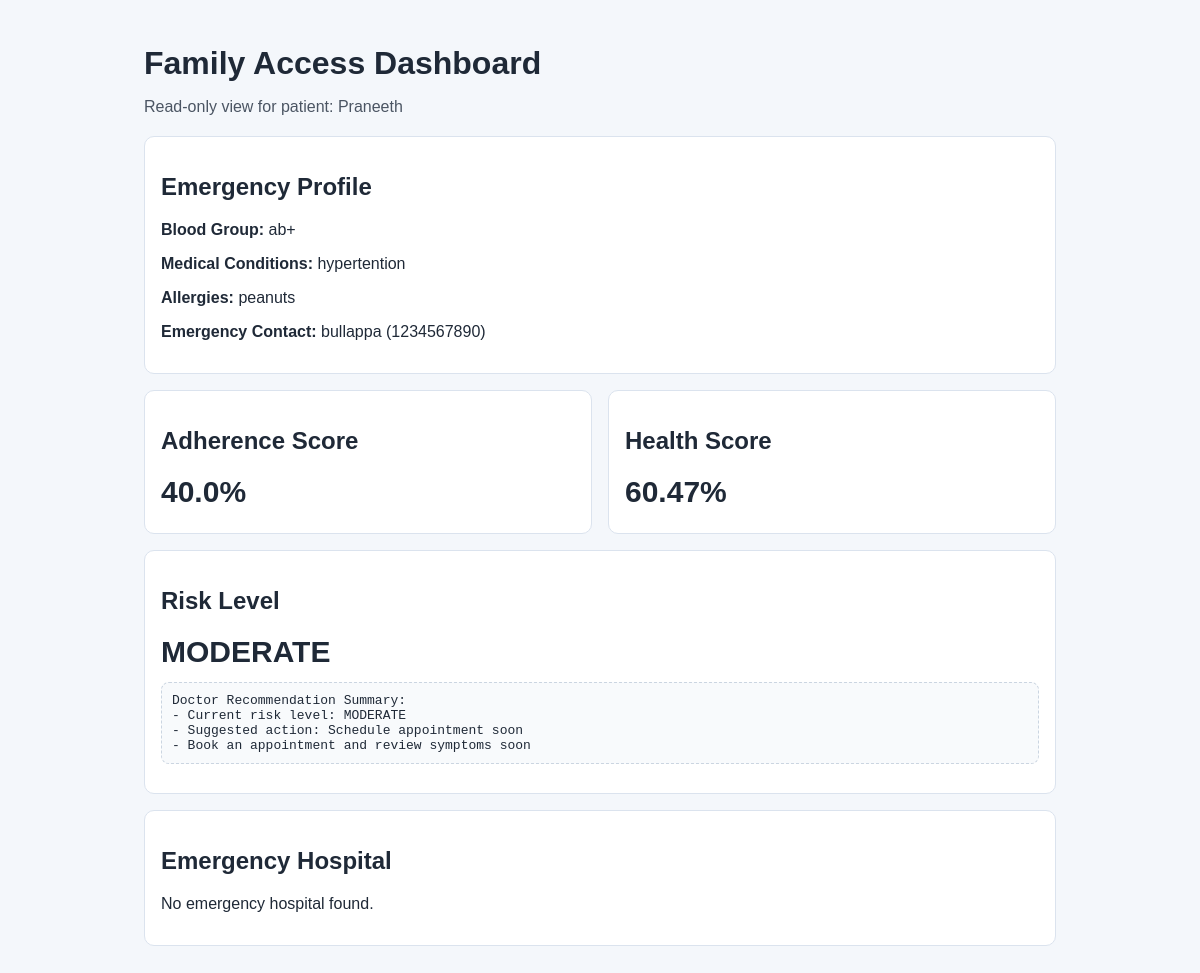
Page /family/1/dashboard on the committed database.
### tables this page shows
CREATE TABLE User (
            id INTEGER PRIMARY KEY AUTOINCREMENT,
            name TEXT NOT NULL,
            age INTEGER NOT NULL,
            gender TEXT NOT NULL,
            location TEXT NOT NULL,
            condition TEXT NOT NULL,
            income_range TEXT,
            insurance_level TEXT,
            budget_preference REAL NOT NULL
        , blood_group TEXT, allergies TEXT, medical_conditions TEXT, emergency_contact_name TEXT, emergency_contact_phone TEXT);

### app.py (the view)
@app.route("/family/<int:user_id>/dashboard")
def family_dashboard(user_id):
    user = get_user(user_id)
    if not user:
        abort(404)
    adherence = calculate_adherence_score(user_id)
    risk_snapshot = calculate_patient_risk(user_id)
    recommendation = generate_doctor_recommendation(risk_snapshot["risk"])
    recommendation_explanation = generate_doctor_recommendation_explanation(
        risk_snapshot["risk"], recommendation
    )
    emergency_hospital = recommend_emergency_hospital(user["location"])
    return render_template(
        "family_dashboard.html",
        user=user,
        adherence=adherence,
        risk_snapshot=risk_snapshot,
        recommendation=recommendation,
        recommendation_explanation=recommendation_explanation,
        emergency_hospital=emergency_hospital,
    )

### adherence_tracker.py (called while the page is built)
def calculate_adherence_score(user_id):
    medicines = get_user_medicines(user_id)
    if not medicines:
        return {"ratio": 0.0, "percentage": 0.0, "taken": 0, "total": 0}
    taken = sum(m["taken_count"] for m in medicines)
    total = sum(m["total_count"] for m in medicines)
    ratio = (taken / total) if total > 0 else 0.0
    return {
        "ratio": round(ratio, 4),
        "percentage": round(ratio * 100, 2),
        "taken": taken,
        "total": total,
    }

### app.py (called while the page is built)
@app.before_request
def setup_database_once():
    init_db()

### carebridge_engine.py (called while the page is built)
def _calculate_health_percentage(user_id, adherence_ratio):
    latest_log = get_latest_health_log(user_id)
    if not latest_log:
        return 0.0
    summary = compute_health_stability(
        sleep_hours=latest_log["sleep_hours"],
        stress_level=latest_log["stress_level"],
        energy_level=latest_log["energy_level"],
        adherence_score=adherence_ratio,
    )
    return float(summary["health_percentage"])

def calculate_patient_risk(user_id):
    adherence = calculate_adherence_score(user_id)
    adherence_percentage = float(adherence["percentage"])
    adherence_ratio = float(adherence["ratio"])
    health_percentage = _calculate_health_percentage(user_id, adherence_ratio)
    answers = get_answers_for_user(user_id)
    if health_percentage > 80 and adherence_percentage > 80:
        risk = "LOW"
    elif health_percentage > 60:
        risk = "MODERATE"
    else:
        risk = "HIGH"
    return {
        "risk": risk,
        "adherence_score": round(adherence_percentage, 2),
        "health_score": round(health_percentage, 2),
        "answer_count": len(answers),
    }

def generate_doctor_recommendation(risk):
    if risk == "LOW":
        return "Continue current treatment"
    if risk == "MODERATE":
        return "Schedule appointment soon"
    return "Immediate medical consultation required"

### database.py (called while the page is built)
def get_connection():
    conn = sqlite3.connect(DB_PATH)
    conn.row_factory = sqlite3.Row
    return conn

def _add_column_if_missing(conn, table_name, column_name, column_ddl):
    cursor = conn.cursor()
    cursor.execute(f"PRAGMA table_info({table_name})")
    existing_columns = {row["name"] for row in cursor.fetchall()}
    if column_name not in existing_columns:
        cursor.execute(f"ALTER TABLE {table_name} ADD COLUMN {column_name} {column_ddl}")

### emergency_engine.py (called while the page is built, shortened)
def recommend_emergency_hospital(user_location):
    hospitals = list_emergency_hospitals()
    if not hospitals:
        return None

### templates/family_dashboard.html (shortened to what this page needs)
<!DOCTYPE html>
<html lang="en">
<head>
    <link rel="stylesheet" href="{{ url_for('static', filename='style.css') }}" />
</head>
<body>
    <div class="container">
        <h1>Family Access Dashboard</h1>
        <p class="subtitle">Read-only view for patient: {{ user['name'] }}</p>
        <div class="card">
            <h2>Emergency Profile</h2>
            <p><strong>Blood Group:</strong> {{ user['blood_group'] or 'Not Provided' }}</p>
            <p><strong>Medical Conditions:</strong> {{ user['medical_conditions'] or user['condition'] }}</p>
            <p><strong>Allergies:</strong> {{ user['allergies'] or 'Not Provided' }}</p>
            <p><strong>Emergency Contact:</strong> {{ user['emergency_contact_name'] or 'Not Provided' }} ({{ user['emergency_contact_phone'] or 'Not Provided' }})</p>
        </div>
        <div class="grid-2">
            <div class="card">
                <h2>Adherence Score</h2>
                <p class="metric">{{ adherence['percentage'] }}%</p>
            </div>
            <div class="card">
                <h2>Health Score</h2>
                <p class="metric">{{ risk_snapshot['health_score'] }}%</p>
            </div>
        </div>
        <div class="card">
            <h2>Risk Level</h2>
            <p class="metric">{{ risk_snapshot['risk'] }}</p>
            <pre class="explanation">{{ recommendation_explanation }}</pre>
        </div>
        <div class="card">
            <h2>Emergency Hospital</h2>
            {% if emergency_hospital %}
            <p><strong>Name:</strong> {{ emergency_hospital['name'] }}</p>
            <p><strong>Ambulance:</strong> {{ emergency_hospital['ambulance_number'] }}</p>
            <a class="btn" href="{{ url_for('call_ambulance', hospital_id=emergency_hospital['hospital_id']) }}">Call Ambulance</a>
            {% else %}
            <p>No emergency hospital found.</p>
            {% endif %}
        </div>
    </div>
</body>
</html>

### static/style.css (style rules this page uses)
* { box-sizing: border-box; }
body { margin: 0; font-family: Arial, sans-serif; background: #f4f7fb; color: #1f2937; }
.container { max-width: 960px; margin: 0 auto; padding: 24px; }
h1 { margin-bottom: 6px; }
.subtitle { color: #4b5563; margin-bottom: 20px; }
.card { background: #ffffff; border: 1px solid #dbe3ee; border-radius: 10px; padding: 16px; margin-bottom: 16px; }
.metric { font-size: 30px; font-weight: bold; margin: 8px 0; }
.grid-2 { display: grid; grid-template-columns: 1fr 1fr; gap: 16px; }
.explanation { white-space: pre-wrap; background: #f8fafc; border: 1px dashed #cbd5e1; border-radius: 8px; padding: 10px; }

### rows in the picture
User: name "Praneeth", blood_group "ab+", medical_conditions "hypertention", allergies "peanuts", emergency_contact_name "bullappa", emergency_contact_phone "1234567890"

### other values in the picture
{{ adherence['percentage'] }} "40.0"
{{ risk_snapshot['health_score'] }} "60.47"
{{ risk_snapshot['risk'] }} "MODERATE"
{{ recommendation_explanation }} "Doctor Recommendation Summary: - Current risk level: MODERATE - Suggested action: Schedule appointment soon - Book an appointment and review symptoms soon"
